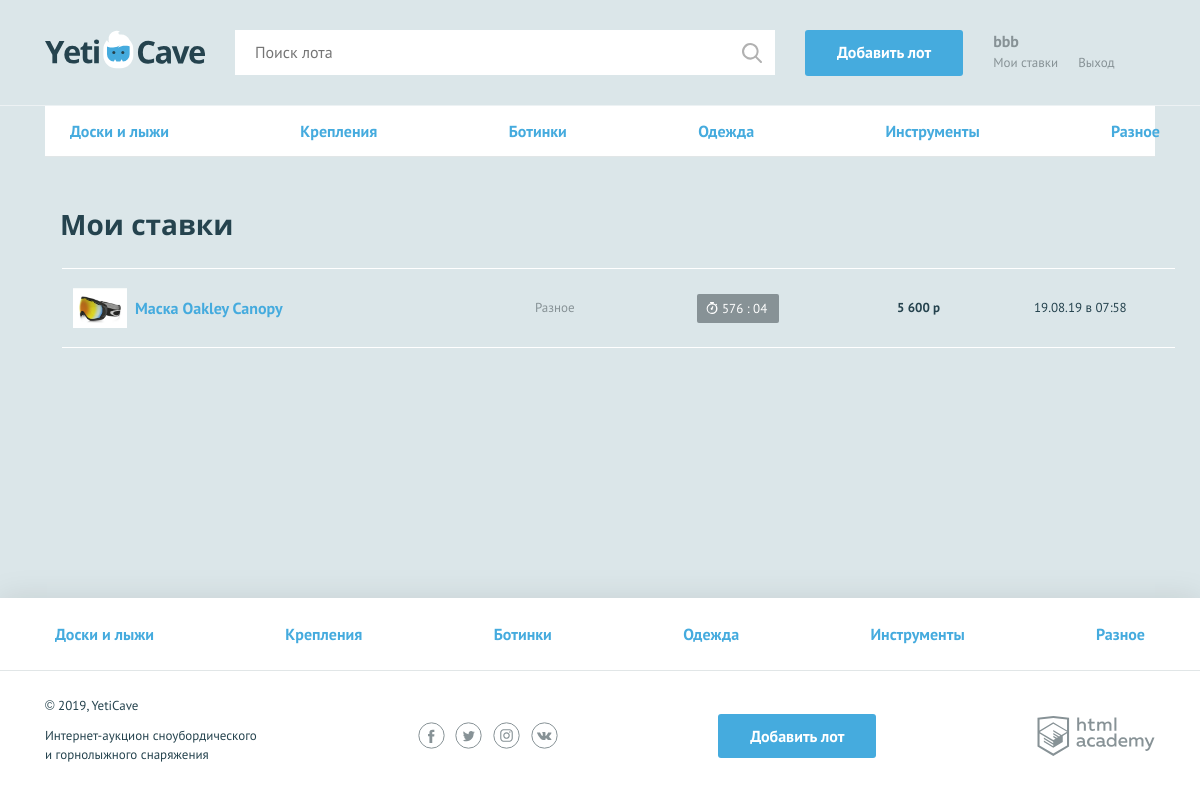
/my-bets.php (signed in), run on the app's committed database.
### tables this page shows
CREATE TABLE category (
    id_cat INT AUTO_INCREMENT PRIMARY KEY,
    name_cat CHAR(15) NOT NULL UNIQUE,
    code_cat CHAR(15) NOT NULL UNIQUE
);

CREATE TABLE lot (
    id_lot INT AUTO_INCREMENT PRIMARY KEY,
    date_lot DATETIME DEFAULT NOW(),
    name_lot CHAR(100) NOT NULL,
    cat_id INT NOT NULL,
    description_lot TEXT,
    image_lot CHAR(100),
    author_id INT NOT NULL,
    initial_price DECIMAL DEFAULT 0,
    completion_date DATETIME NOT NULL,
    step_rate DECIMAL DEFAULT 0,
    winner_id INT
);

CREATE TABLE rate (
    id_rate INT AUTO_INCREMENT PRIMARY KEY,
    date_rate DATETIME DEFAULT NOW(),
    bet_amount DECIMAL NOT NULL,
    participant_id INT NOT NULL,
    lot_id INT NOT NULL
);

### helpers.php (called while the page is built, shortened)
<?php
function include_template($name, array $data = []) {
    $name = 'templates/' . $name;
    extract($data);
    require $name;
    $result = ob_get_clean();
    return $result;
}

### init.php (called while the page is built, shortened)
<?php
require_once('config.php');
require_once('functions.php');
$link = mysqli_connect ($db['host'], $db['user'], $db['password'], $db['database']);
mysqli_set_charset($link, "utf8");
$query_category_list = 'SELECT id_cat, name_cat, code_cat FROM category';
$result_category_list = mysqli_query($link, $query_category_list);
$all_category = mysqli_fetch_all($result_category_list, MYSQLI_ASSOC);

### templates/main-bets.php (the view, shortened to what this page needs)
<nav class="nav">
  <ul class="nav__list container">
    <?php foreach ($category_list as $val) { ?>
      <li class="nav__item">
        <a href="all-lots.php?cat=<?=$val['id_cat']; ?>"><?=$val['name_cat']; ?></a>
      </li>
    <?php }; ?>
  </ul>
</nav>
<section class="rates container">
  <h2>Мои ставки</h2>
  <table class="rates__list">
    <?php foreach ($my_bet_list as $val) { ?>
    <tr class="rates__item <?=rates_item($val['completion_period'],  $val['winner_id']); ?>">
      <td class="rates__info">
        <div class="rates__img">
          <img src="<?=$val['image_lot']; ?>" width="54" height="40" alt="<?=$val['name_lot']; ?>">
        </div>
        <div>
        <h3 class="rates__title"><a href="lot.php?id=<?=$val['id_lot']; ?>"><?=$val['name_lot']; ?></a></h3>
        </div>
      </td>
      <td class="rates__category">
      <?=$val['name_cat']; ?>
      </td>
      <td class="rates__timer">
        <div class="timer <?=rates_timer_class($val['completion_period'],  $val['winner_id']); ?>">
          <?=rates_timer_content($val['completion_period'],  $val['winner_id'], $val['completion_date']); ?>
        </div>
      </td>
      <td class="rates__price">
      <?=price_format_rate($val['bet_amount']); ?>
      </td>
      <td class="rates__time">
      <?=passedTime($val['period_day'], $val['period_min'], $val['day_month_year'], $val['hour_min']); ?>
      </td>
    </tr>
    <?php }; ?>
  </table>
</section>

### functions.php (shortened to what this page needs)
<?php
require_once('helpers.php');
function price_format_rate($cost) {
    $cost_ceil = ceil($cost);
    if ($cost_ceil >= 1000) {
        $cost_format = number_format($cost_ceil, 0, ',', ' ');
    } else {
        $cost_format = $cost_ceil;
    }
    return ($cost_format . ' <span>р</span>');
};
function rest_time ($date_end) {
    $date_end_unix = strtotime($date_end);
    $date_current_unix = time();
    $period_unix = $date_end_unix - $date_current_unix;
    $period_hour = floor($period_unix / 3600);
    $period_min = floor(($period_unix - $period_hour * 3600) / 60);
    $time_expiry = [
        str_pad($period_hour, 2, "0", STR_PAD_LEFT),
        str_pad($period_min, 2, "0", STR_PAD_LEFT)
    ];
    return $time_expiry;
};
function passedTime($period_day, $period_min, $day_month_year, $hour_min) {
    if ($period_day > 1) {
        return ($day_month_year . ' в ' . $hour_min);
    } elseif ($period_day > 0) {
        return ('Вчера в ' . $hour_min);
    };
};
function rates_item($period, $id) {
    if ($period <= 0 && $id == $_SESSION['user']['id_user']) {
        return ('rates__item--win');
    } elseif ($period < 0) {
        return ('rates__item--end');
    } else {
        return ('');
    };
};
function rates_timer_class($period, $id) {
    return ('');
};
function rates_timer_content($period, $id, $date) {
    if ($period <= 0 && $id == $_SESSION['user']['id_user']) {
        return ('Ставка выиграла');
    } elseif ($period <= 0) {
        return ('Торги окончены');
    } else {
        return (rest_time($date)[0] . ' : ' . rest_time($date)[1]);
    };
};

### templates/layout.php (shortened to what this page needs)
<!DOCTYPE html>
<html lang="ru">
<head>
    <link href="../css/normalize.min.css" rel="stylesheet">
    <link href="../css/style.css" rel="stylesheet">
    <link href="../css/flatpickr.min.css" rel="stylesheet">
</head>
<body>
<div class="page-wrapper">
<header class="main-header">
    <div class="main-header__container container">
        <a class="main-header__logo" href="index.php">
            <img src="../img/logo.svg" width="160" height="39" alt="Логотип компании YetiCave">
        </a>
        <form class="main-header__search" method="get" action="search.php" autocomplete="off">
            <input type="search" name="search" placeholder="Поиск лота">
            <input class="main-header__search-btn" type="submit" name="find" value="Найти">
        </form>
        <a class="main-header__add-lot button" href="add.php">Добавить лот</a>
        <nav class="user-menu">
            <?php if (isset($_SESSION['user'])) { ?>
                <div class="user-menu__logged">
                    <p><?=$_SESSION['user']['name_user']; ?></p>
                    <a class="user-menu__bets" href="my-bets.php">Мои ставки</a>
                    <a class="user-menu__logout" href="logout.php">Выход</a>
                </div>
            <?php }; ?>
        </nav>
    </div>
</header>
<main class="container"><?=$main_content; ?></main>
</div>
<footer class="main-footer">
    <nav class="nav">
        <ul class="nav__list container">
            <?php foreach ($category_list as $key => $val) { ?>
                <li class="nav__item">
                    <a href="all-lots.php?cat=<?=$val['id_cat']; ?>"><?=($val['name_cat']); ?></a>
                </li>
            <?php }; ?>
        </ul>
    </nav>
    <div class="main-footer__bottom container">
        <div class="main-footer__copyright">
            <p>© 2019, YetiCave</p>
            <p>Интернет-аукцион сноубордического и горнолыжного снаряжения</p>
        </div>
        <div class="main-footer__social social">
            <a class="social__link social__link--facebook" href="#">
            </a>
            <a class="social__link social__link--twitter" href="#">
            </a>
            <a class="social__link social__link--instagram" href="#">
            </a>
            <a class="social__link social__link--vkontakte" href="#">
            </a>
        </div>
        <a class="main-footer__add-lot button" href="add.php">Добавить лот</a>
        <div class="main-footer__developed-by">
            <a class="logo-academy" href="https://htmlacademy.ru/intensive/php">
            </a>
        </div>
    </div>
</footer>
</body>
</html>

### data on the page
category: name_cat "Доски и лыжи"
category: name_cat "Крепления"
category: name_cat "Ботинки"
category: name_cat "Одежда"
category: name_cat "Инструменты"
category: name_cat "Разное"
lot: image_lot (picture), name_lot "Маска Oakley Canopy", category.name_cat "Разное", completion_date "576 : 04", rate.bet_amount "5 600", hour_min "19.08.19 в 07:58"

### other printed values
$_SESSION['user']['name_user'] "bbb"
